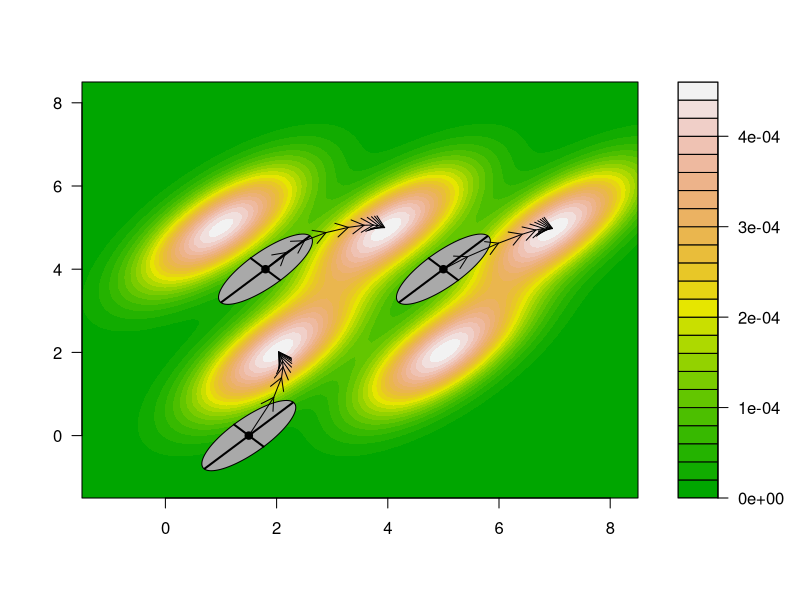

Write R code to recreate this figure.
library(lattice)
library(mvtnorm)
library(numDeriv)
library(ellipse)

w_cov = matrix(c(1, 0.7, 0.7, 1), ncol = 2)
G = matrix(c(1, 0.8, 0.8, 1)/2, ncol = 2)
cov2cor(G)
W_bar = function(x) {
    log(
    dmvnorm(x, mean = c(4, 5), sigma = w_cov) + 
    dmvnorm(x, mean = c(1, 5), sigma = w_cov) + 
    dmvnorm(x, mean = c(2, 2), sigma = w_cov) + 
    dmvnorm(x, mean = c(7, 5), sigma = w_cov) + 
    dmvnorm(x, mean = c(5, 2), sigma = w_cov))
}

x <- seq(-1.5, 8.5, 0.1) ## valores para mu
y <- seq(-1.5, 8.5, 0.1)
X <- as.matrix( expand.grid(x, y))
colnames(X) <- c("mu","var")
Z <- vector()
for(i in 1:nrow(X)){
  Z[i] <- W_bar(c(X[i,1], X[i,2]))
}
Z = exp(Z - log(sum(exp(Z))))
b <- matrix(Z, length(x))

grad = grad(W_bar, c(5, 5)) 
gen = 10
es = eigen(cov2cor(G))$values
v1 = sqrt(es[1])/1.2 * eigen(cov2cor(G))$vectors[,1]
v2 = sqrt(es[2])/1.2 * eigen(cov2cor(G))$vectors[,2]
png("multipeaklandscape.png", width = 1000, height = 900)
filled.contour(x, y, z = b,color = terrain.colors,
               plot.axes = { 
                 axis(1); 
                 axis(2);
                 current_gen = c(1.8,4)
                 polygon(ellipse(0.8, centre = current_gen, level = 0.3), type = 'l', col = "darkgray")
                 segments(current_gen[1] - v1[1], current_gen[2] - v1[2], 
                          current_gen[1] + v1[1], current_gen[2] + v1[2], lwd = 2) 
                 
                 segments(current_gen[1] - v2[1], current_gen[2] - v2[2], 
                          current_gen[1] + v2[1], current_gen[2] + v2[2], lwd = 2) 
                 
                 points(current_gen[1], current_gen[2], pch = 19)
                 for(i in 1:gen){
                   next_gen = current_gen + G%*%grad(W_bar, t(current_gen))
                   arrows(current_gen[1], current_gen[2], next_gen[1], next_gen[2], pch = 18, length = 0.14)
                   current_gen = next_gen
                 }
                 current_gen = c(1.5,0)
                 polygon(ellipse(0.8, centre = current_gen, level = 0.3), type = 'l', col = "darkgray")
                 segments(current_gen[1] - v1[1], current_gen[2] - v1[2], 
                          current_gen[1] + v1[1], current_gen[2] + v1[2], lwd = 2) 
                 
                 segments(current_gen[1] - v2[1], current_gen[2] - v2[2], 
                          current_gen[1] + v2[1], current_gen[2] + v2[2], lwd = 2) 
                 points(current_gen[1], current_gen[2], pch = 19)
                 for(i in 1:gen){
                   next_gen = current_gen + G%*%grad(W_bar, t(current_gen))
                   arrows(current_gen[1], current_gen[2], next_gen[1], next_gen[2], pch = 18, length = 0.14)
                   current_gen = next_gen
                 }
                 current_gen = c(5,4)
                 polygon(ellipse(0.8, centre = current_gen, level = 0.3), type = 'l', col = "darkgray")
                 segments(current_gen[1] - v1[1], current_gen[2] - v1[2], 
                          current_gen[1] + v1[1], current_gen[2] + v1[2], lwd = 2) 
                 
                 segments(current_gen[1] - v2[1], current_gen[2] - v2[2], 
                          current_gen[1] + v2[1], current_gen[2] + v2[2], lwd = 2) 
                 points(current_gen[1], current_gen[2], pch = 19)
                 for(i in 1:gen){
                   next_gen = current_gen + G%*%grad(W_bar, t(current_gen))
                   arrows(current_gen[1], current_gen[2], next_gen[1], next_gen[2], pch = 18, length = 0.14)
                   current_gen = next_gen
                 }
               }
)
dev.off()
